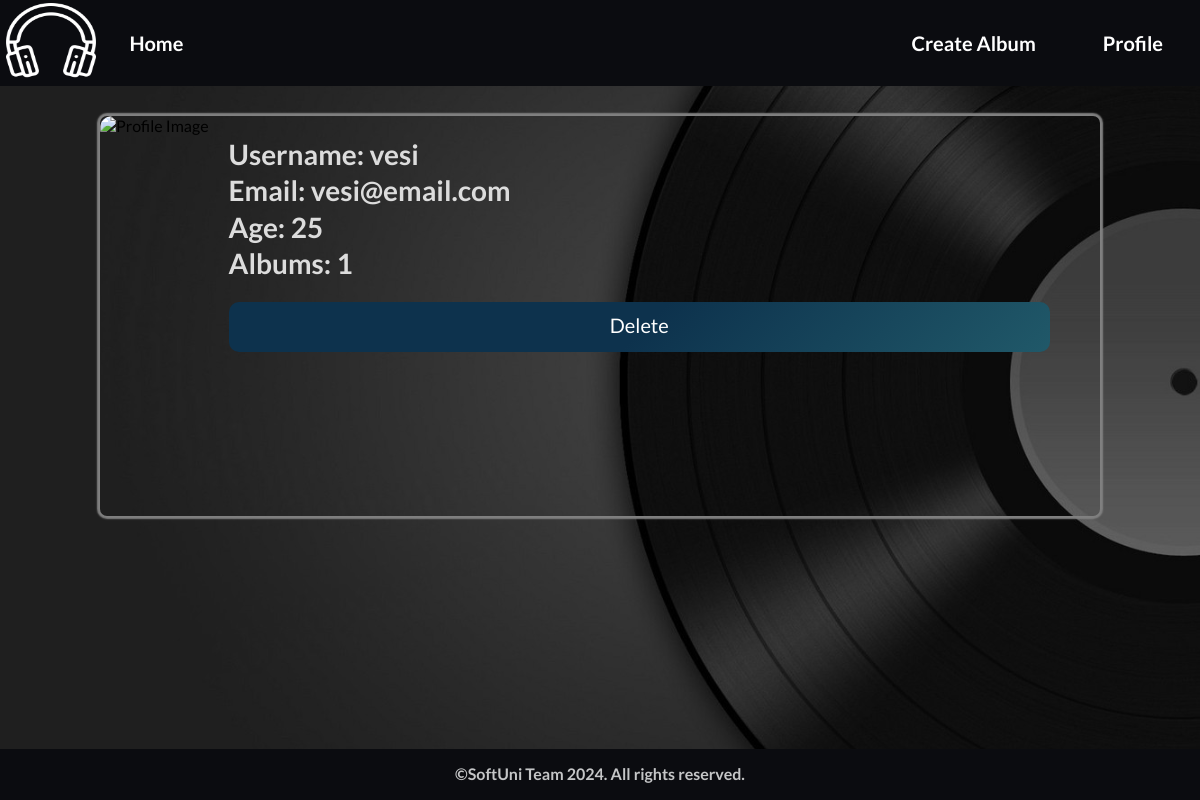
The page /profile/details/ on the database its author committed.
### my_music_app_project/profiles/models.py (models this page shows)
class Profile(models.Model):
    MAX_USERNAME_LENGTH = 15
    MIN_USERNAME_LENGTH = 2
    MIN_AGE_VALUE = 0
    username = models.CharField(
        max_length=MAX_USERNAME_LENGTH,
        null=False,
        blank=False,
        validators=[
            MinLengthValidator(MIN_USERNAME_LENGTH),
            validator_letters_numbers_underscores_in_username,
        ],
    )
    email = models.EmailField(
        null=False,
        blank=False,
    )
    age = models.IntegerField(
        validators=[MinValueValidator(MIN_AGE_VALUE)],
        null=True,
        blank=True,
    )

### my_music_app_project/profiles/views.py (the view)
# urls.py: path("details/", ProfileDetails.as_view(), name="profile details"),
class ProfileDetails(views.DetailView):
    queryset = Profile.objects.all()
    template_name = "profile/profile-details.html"
    def get_object(self, queryset=None):
        return get_current_profile()
    def get_context_data(self, **kwargs):
        context = super().get_context_data(**kwargs)
        context["albums_count"] = self.get_object().profile_albums.count()
        return context

### my_music_app_project/common/views.py (called while the page is built)
def get_current_profile():
    return Profile.objects.first() or None

### templates/profile/profile-details.html
{% extends "base.html" %}
{% load static %}
{% block main_content %}
    <section id="detailsPage">
        <div class="wrapper">
            <div class="profilePage">
                <img
                    src="https://cdn.pixabay.com/photo/2015/10/05/22/37/blank-profile-picture-973460_960_720.png"
                    alt="Profile Image"
                    />
            </div>
            <div class="profileText">
                <h1>Username: {{ object.username }}</h1>
                <h1>Email: {{ object.email }}</h1>
                {% if object.age %}
                    <h1>Age: {{ object.age }}</h1>
                {% endif %}
                <h1>Albums: {{ albums_count }}</h1>
            </div>
            <div class="actionBtn">
                <a href="{% url 'profile delete' %}" class="remove">Delete</a>
            </div>
        </div>
    </section>
{% endblock %}

### static/css/typography.css (style rules this page uses)
html { font-family: 'Lato', serif; font-size: 16px; box-sizing: border-box; }
*, *::before, *::after { margin: auto; padding: 0; box-sizing: inherit; line-height: 1.3; }

### static/css/home.css (style rules this page uses)
body { background-image: url('/static/images/back.jpg'); background-size: cover; }

### static/css/login.css (style rules this page uses)
* { box-sizing: border-box; }

### static/css/create.css (style rules this page uses)
* { box-sizing: border-box; }

### static/css/details.css (style rules this page uses)
.wrapper { height: 400px; width: 1000px; border-radius: 7px 7px 7px 7px; box-shadow: 0 0 1.5px 3px gray; margin: 30px auto 200px; }
.albumCover, .profilePage { float: left; height: 100%; width: auto; margin-right: 20px; }
.albumCover img, .profilePage img { border-radius: 12px 0 0 7px; height: 100%; }
.albumText, .profileText { padding-left: 10px; padding-top: 20px; }
.albumText h1, .profileText h1 { color:gainsboro; font-weight: bolder; font-size: 28px; }
.actionBtn { display: flex; text-align: center; left: auto; top: auto; right: 0; bottom: 0; }
.actionBtn > a { width: 200%; height: 50px; cursor: pointer; border: none; border-radius: 10px; display: inline; align-items: center; justify-content: center; background-color: #1b2845; background-image: linear-gradient(315deg, #45a29e 0%, #0d324d 74%); background-size: 200% 100%; background-position: left; background-repeat: no-repeat; transition: 500ms; color: white; font-family: "Lato", serif; font-size: 20px; margin-bottom: 10px; margin-top: 20px; padding: 10px; text-decoration: none; margin-right: 50px; }

### rows shown on the page
Profile: username "vesi", email "vesi@email.com", age "25"

### other values the page prints
{{ albums_count }} "1"
